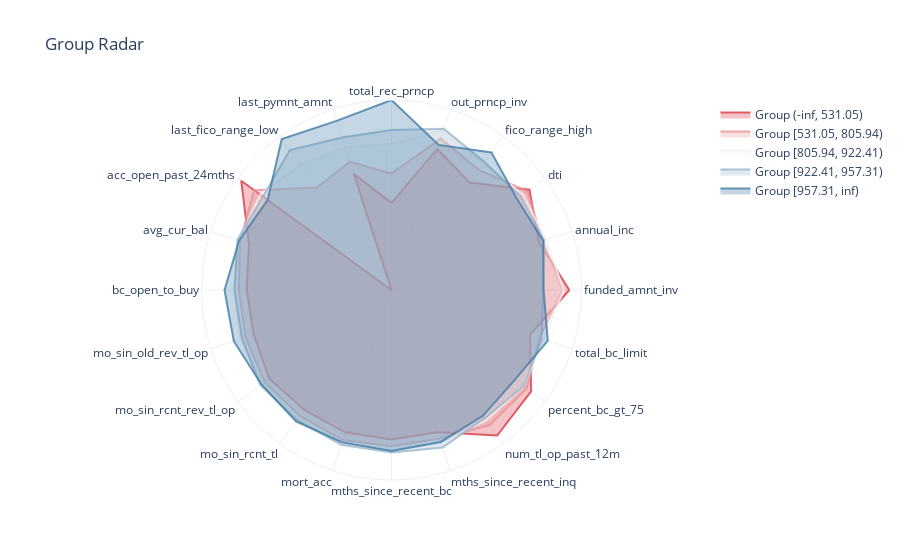

Notebook code for this chart:
### Code cell
evaluator.plot_group_radar()

### Figure 1 — Plotly figure (JSON) as saved in the notebook; plotly's stock layout.template omitted (floating-point values rounded to 4 significant figures)
{"data": [{"fill": "toself", "fillcolor": "rgba(217,58,70,0.3)", "line": {"color": "rgba(217,58,70,0.8)"}, "name": "Group (-inf, 531.05)", "r": [0.245, -0.06791, 0.1449, -0.3715, -0.1599, -0.9999, -0.5208, -2.197, 0.354, -0.1386, -0.2074, -0.2082, -0.1238, -0.1605, -0.138, -0.1452, -0.1444, 0.2731, 0.1731, -0.1974, 0.245], "theta": ["funded_amnt_inv", "annual_inc", "dti", "fico_range_high", "out_prncp_inv", "total_rec_prncp", "last_pymnt_amnt", "last_fico_range_low", "acc_open_past_24mths", "avg_cur_bal", "bc_open_to_buy", "mo_sin_old_rev_tl_op", "mo_sin_rcnt_rev_tl_op", "mo_sin_rcnt_tl", "mort_acc", "mths_since_recent_bc", "mths_since_recent_inq", "num_tl_op_past_12m", "percent_bc_gt_75", "total_bc_limit", "funded_amnt_inv"], "type": "scatterpolar"}, {"fill": "toself", "fillcolor": "rgba(230,148,154,0.3)", "line": {"color": "rgba(230,148,154,0.8)"}, "name": "Group [531.05, 805.94)", "r": [0.1509, -0.01442, 0.1097, -0.1583, -0.01133, -0.5983, -0.3466, -0.4583, 0.1347, -0.01152, -0.1005, -0.08941, -0.0451, -0.05863, -0.02972, -0.0509, -0.05348, 0.09471, 0.1005, -0.06205, 0.1509], "theta": ["funded_amnt_inv", "annual_inc", "dti", "fico_range_high", "out_prncp_inv", "total_rec_prncp", "last_pymnt_amnt", "last_fico_range_low", "acc_open_past_24mths", "avg_cur_bal", "bc_open_to_buy", "mo_sin_old_rev_tl_op", "mo_sin_rcnt_rev_tl_op", "mo_sin_rcnt_tl", "mort_acc", "mths_since_recent_bc", "mths_since_recent_inq", "num_tl_op_past_12m", "percent_bc_gt_75", "total_bc_limit", "funded_amnt_inv"], "type": "scatterpolar"}, {"fill": "toself", "fillcolor": "rgba(242,241,241,0.3)", "line": {"color": "rgba(242,241,241,0.8)"}, "name": "Group [805.94, 922.41)", "r": [0.1688, 0.03282, 0.03656, -0.05615, 0.1192, -0.1888, -0.1412, -0.06767, 0.02952, 0.007432, -0.03496, -0.01218, 0.01155, -0.0004428, 0.00996, 0.004084, 0.001379, 0.01638, 0.04814, -0.0003722, 0.1688], "theta": ["funded_amnt_inv", "annual_inc", "dti", "fico_range_high", "out_prncp_inv", "total_rec_prncp", "last_pymnt_amnt", "last_fico_range_low", "acc_open_past_24mths", "avg_cur_bal", "bc_open_to_buy", "mo_sin_old_rev_tl_op", "mo_sin_rcnt_rev_tl_op", "mo_sin_rcnt_tl", "mort_acc", "mths_since_recent_bc", "mths_since_recent_inq", "num_tl_op_past_12m", "percent_bc_gt_75", "total_bc_limit", "funded_amnt_inv"], "type": "scatterpolar"}, {"fill": "toself", "fillcolor": "rgba(153,183,205,0.3)", "line": {"color": "rgba(153,183,205,0.8)"}, "name": "Group [922.41, 957.31)", "r": [-0.1133, 0.007259, -0.007884, -0.02555, 0.1317, -0.001425, 0.004182, 0.1773, -0.01467, 0.02821, -0.04151, -0.03861, 0.02703, 0.0119, 0.03702, 0.03523, 0.07615, -0.0215, 0.04721, -0.03055, -0.1133], "theta": ["funded_amnt_inv", "annual_inc", "dti", "fico_range_high", "out_prncp_inv", "total_rec_prncp", "last_pymnt_amnt", "last_fico_range_low", "acc_open_past_24mths", "avg_cur_bal", "bc_open_to_buy", "mo_sin_old_rev_tl_op", "mo_sin_rcnt_rev_tl_op", "mo_sin_rcnt_tl", "mort_acc", "mths_since_recent_bc", "mths_since_recent_inq", "num_tl_op_past_12m", "percent_bc_gt_75", "total_bc_limit", "funded_amnt_inv"], "type": "scatterpolar"}, {"fill": "toself", "fillcolor": "rgba(65,124,167,0.3)", "line": {"color": "rgba(65,124,167,0.8)"}, "name": "Group [957.31, inf)", "r": [-0.1088, -0.007222, -0.06776, 0.1379, -0.102, 0.4121, 0.2452, 0.3671, -0.09483, 0.003273, 0.09609, 0.07964, 0.01062, 0.03304, 0.003378, 0.0149, -0.003157, -0.06197, -0.1013, 0.0596, -0.1088], "theta": ["funded_amnt_inv", "annual_inc", "dti", "fico_range_high", "out_prncp_inv", "total_rec_prncp", "last_pymnt_amnt", "last_fico_range_low", "acc_open_past_24mths", "avg_cur_bal", "bc_open_to_buy", "mo_sin_old_rev_tl_op", "mo_sin_rcnt_rev_tl_op", "mo_sin_rcnt_tl", "mort_acc", "mths_since_recent_bc", "mths_since_recent_inq", "num_tl_op_past_12m", "percent_bc_gt_75", "total_bc_limit", "funded_amnt_inv"], "type": "scatterpolar"}], "layout": {"polar": {"radialaxis": {"visible": false}}, "showlegend": true, "title": {"text": "Group Radar"}}}
